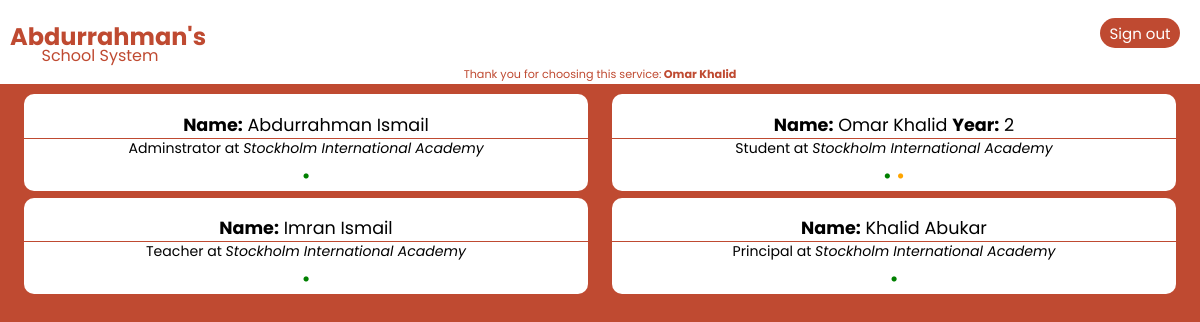
Screenshot of /database (signed in) with the database file from the repository.
### webserver.py (models this page shows)
class User(UserMixin, db.Model):
    id = db.Column(db.Integer, primary_key=True)
    name = db.Column(db.String(50), unique=True)
    password = db.Column(db.Integer)
    date_created = db.Column(db.DateTime, default=datetime.now)
    online = db.Column(db.Boolean, default=False)
    year = db.Column(db.String(1))
    school = db.Column(db.String(50))
    admin = db.Column(db.Boolean, default=False)
    teacher = db.Column(db.Boolean, default=False)
    principal = db.Column(db.Boolean, default=False)
    verified = db.Column(db.Boolean, default=False)

### webserver.py (the view)
@app.route('/database')
def get_users():
    users = User.query.order_by(User.id).all()
    return render_template("users.html", users=users)

### webserver.py (called while the page is built)
@login_manager.user_loader
def get_user(ident):
  return User.query.get(int(ident))

### templates/users.html (shortened to what this page needs)
<!DOCTYPE html>
<html lang="en" dir="ltr">
  <head>
    <link rel="stylesheet" href="{{ url_for('static', filename='styles/style.css') }}">
  </head>
  <body>
    {% include "navbar.html" %}
    {% for user in users %}
    {% if user.school == current_user.school %}
      <div class="ur" style="animation: slide-to-left 2s 1; float: left; margin-bottom: 7px;">
        {% if user.admin == true %}
          <p style="margin-bottom: -5px; border-bottom: 1px solid #bf4a31;"><strong>Name:</strong> {{ user.name }}</p>
          <a style="color: black; font-size: 80%;">Adminstrator at <i>{{ user.school }}</i></a>
          <br>
        {% elif user.teacher == true %}
          <p style="margin-bottom: -5px; border-bottom: 1px solid #bf4a31;"><strong>Name:</strong> {{ user.name }}</p>
          <a style="color: black; font-size: 80%;">Teacher at <i>{{ user.school }}</i></a>
          <br>
        {% elif user.principal == true %}
          <p style="margin-bottom: -5px; border-bottom: 1px solid #bf4a31;"><strong>Name:</strong> {{ user.name }}</p>
          <a style="color: black; font-size: 80%;">Principal at <i>{{ user.school }}</i></a>
          <br>
        {% elif user.verified %}
          <p style="margin-bottom: -5px; border-bottom: 1px solid #bf4a31;"><strong>Name:</strong> {{ user.name }} <strong>Year:</strong> {{ user.year }}</p>
          <a style="color: black; font-size: 80%;">Student at <i>{{ user.school }}</i></a>
          <br>
        {% else %}
          <p style="margin-bottom: -5px; border-bottom: 1px solid #bf4a31;"><strong>Name:</strong> {{ user.name }} <strong>Year:</strong> {{ user.year }}</p>
          <a style="color: black; font-size: 80%;">Applying for <i>{{ user.school }}</i></a>
          <br>
        {% endif %}
        {% if user.verified %}
          <a style="color: green; font-size: 120%;">•</a>
        {% elif user.admin == False and current_user.admin == True and user.teacher == False  and user.principal == False %}
          <a style="color: purple; font-size: 120%;" href="verify/{{ user.id }}">•</a>
        {% endif %}
        {% if current_user.name == user.name %}
          <a style="color: orange; font-size: 120%;">•</a>
        {% endif %}
        <br>
      </div>
    {% endif %}
    {% endfor %}
  </body>
</html>

### templates/navbar.html (shortened to what this page needs)
<!DOCTYPE html>
<html lang="en" dir="ltr">
  <head>
    <link rel="stylesheet" href="{{ url_for('static', filename='styles/style.css') }}">
  </head>
  <body>
    <div class="nb">
      <p class="lt"><strong>Abdurrahman's</strong></p><p style="float:left; margin-top: -35px; text-align: center; width: 200px; color: #bf4a31;">School System</p>
      {% if current_user.is_authenticated == False %}
        <button class="lrb" type="button" name="button"><a href="authorize">Sign in</a></button>
      {% else %}
        <button class="lrb" type="button" name="button"><a href="unauthorize/{{ current_user.name }}/{{ current_user.id }}" method="POST">Sign out</a></button>
        <p style="float: right; margin-top: -18px; text-align: center; font-size: 70%; width: 100%; color: #bf4a31;">Thank you for choosing this service:<strong> {{ current_user.name }}</strong></p>
      {% endif %}
    </div>
  </body>
</html>

### static/styles/style.css (style rules this page uses)
body { position: relative; padding: 0; margin: 0; height: auto; width: 100%; font-family: 'Poppins', sans-serif; background-color: #bf4a31; }
a { text-decoration: none; text-decoration-style: none; color: #bf4a31; }
.nb { margin-top: -25px; height: 85px; background-color: white; }
.lt { padding-top: 20px; padding-left: 10px; font-size: 150%; color: #bf4a31; }
.lrb { margin-right: 20px; width: 80px; height: 30px; float: right; margin-top: -60px; border: 0; background-color: #bf4a31; color: white; font-family: 'Poppins', sans-serif; font-size: 15px; border-radius: 20px; }
.lrb a { color: white; }
.ur { margin-left: 2%; width: 47%; height: auto; background-color: white; text-align: center; font-size: 110%; border-radius: 10px; }

### rows the page displays
User: name "Omar Khalid", year "2", school "Stockholm International Academy"
User: name "Abdurrahman Ismail", school "Stockholm International Academy"
User: name "Imran Ismail", school "Stockholm International Academy"
User: name "Khalid Abukar", school "Stockholm International Academy"
